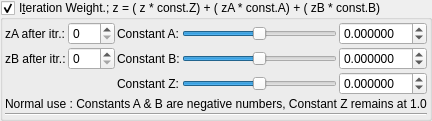
    <widget class="MyGroupBox" name="groupCheck_transf_function_enabled_false">
     <property name="title">
      <string>I&amp;teration Weight.; z = ( z * const.Z) + ( zA * const.A) + ( zB * const.B)</string>
     </property>
     <property name="checkable">
      <bool>true</bool>
     </property>
     <layout class="QVBoxLayout" name="verticalLayout_20" stretch="0,0">
      <property name="spacing">
       <number>2</number>
      </property>
      <property name="leftMargin">
       <number>2</number>
      </property>
      <property name="topMargin">
       <number>2</number>
      </property>
      <property name="rightMargin">
       <number>2</number>
      </property>
      <property name="bottomMargin">
       <number>2</number>
      </property>
      <item>
       <layout class="QGridLayout" name="gridLayout_31">
        <property name="spacing">
         <number>2</number>
        </property>
        <item row="0" column="2">
         <widget class="QLabel" name="label_39">
          <property name="text">
           <string>Constant A:</string>
          </property>
         </widget>
        </item>
        <item row="0" column="0">
         <widget class="QLabel" name="label_76">
          <property name="text">
           <string>zA after itr.:</string>
          </property>
         </widget>
        </item>
        <item row="2" column="2">
         <widget class="QLabel" name="label_63">
          <property name="text">
           <string>Constant Z:</string>
          </property>
         </widget>
        </item>
        <item row="2" column="4">
         <widget class="MyDoubleSpinBox" name="spinbox_transf_scale_1">
          <property name="sizePolicy">
           <sizepolicy hsizetype="Minimum" vsizetype="Maximum">
            <horstretch>0</horstretch>
            <verstretch>0</verstretch>
           </sizepolicy>
          </property>
          <property name="prefix">
           <string/>
          </property>
          <property name="suffix">
           <string/>
          </property>
          <property name="decimals">
           <number>6</number>
          </property>
          <property name="minimum">
           <double>-99.989999999999995</double>
          </property>
          <property name="maximum">
           <double>99.989999999999995</double>
          </property>
          <property name="singleStep">
           <double>0.100000000000000</double>
          </property>
         </widget>
        </item>
        <item row="2" column="3">
         <widget class="QSlider" name="slider_transf_scale_1">
          <property name="sizePolicy">
           <sizepolicy hsizetype="Expanding" vsizetype="Maximum">
            <horstretch>0</horstretch>
            <verstretch>0</verstretch>
           </sizepolicy>
          </property>
          <property name="minimum">
           <number>-5000000</number>
          </property>
          <property name="maximum">
           <number>5000000</number>
          </property>
          <property name="singleStep">
           <number>1</number>
          </property>
          <property name="orientation">
           <enum>Qt::Horizontal</enum>
          </property>
         </widget>
        </item>
        <item row="1" column="3">
         <widget class="QSlider" name="slider_transf_offset_0">
          <property name="sizePolicy">
           <sizepolicy hsizetype="Expanding" vsizetype="Maximum">
            <horstretch>0</horstretch>
            <verstretch>0</verstretch>
           </sizepolicy>
          </property>
          <property name="minimum">
           <number>-5000000</number>
          </property>
          <property name="maximum">
           <number>5000000</number>
          </property>
          <property name="singleStep">
           <number>1</number>
          </property>
          <property name="orientation">
           <enum>Qt::Horizontal</enum>
          </property>
         </widget>
        </item>
        <item row="1" column="2">
         <widget class="QLabel" name="label_43">
          <property name="text">
           <string>Constant B:</string>
          </property>
         </widget>
        </item>
        <item row="1" column="0">
         <widget class="QLabel" name="label_77">
          <property name="text">
           <string>zB after itr.:</string>
          </property>
         </widget>
        </item>
        <item row="1" column="1">
         <widget class="MySpinBox" name="spinboxInt_transf_int_B">
          <property name="sizePolicy">
           <sizepolicy hsizetype="Minimum" vsizetype="Maximum">
            <horstretch>0</horstretch>
            <verstretch>0</verstretch>
           </sizepolicy>
          </property>
          <property name="maximum">
           <number>250</number>
          </property>
         </widget>
        </item>
        <item row="1" column="4">
         <widget class="MyDoubleSpinBox" name="spinbox_transf_offset_0">
          <property name="sizePolicy">
           <sizepolicy hsizetype="Minimum" vsizetype="Maximum">
            <horstretch>0</horstretch>
            <verstretch>0</verstretch>
           </sizepolicy>
          </property>
          <property name="prefix">
           <string/>
          </property>
          <property name="suffix">
           <string/>
          </property>
          <property name="decimals">
           <number>6</number>
          </property>
          <property name="minimum">
           <double>-99.989999999999995</double>
          </property>
          <property name="maximum">
           <double>99.989999999999995</double>
          </property>
          <property name="singleStep">
           <double>0.100000000000000</double>
          </property>
         </widget>
        </item>
        <item row="0" column="4">
         <widget class="MyDoubleSpinBox" name="spinbox_transf_offset">
          <property name="sizePolicy">
           <sizepolicy hsizetype="Minimum" vsizetype="Maximum">
            <horstretch>0</horstretch>
            <verstretch>0</verstretch>
           </sizepolicy>
          </property>
          <property name="prefix">
           <string/>
          </property>
          <property name="suffix">
           <string/>
          </property>
          <property name="decimals">
           <number>6</number>
          </property>
          <property name="minimum">
           <double>-99.989999999999995</double>
          </property>
          <property name="maximum">
           <double>99.989999999999995</double>
          </property>
          <property name="singleStep">
           <double>0.100000000000000</double>
          </property>
         </widget>
        </item>
        <item row="0" column="1">
         <widget class="MySpinBox" name="spinboxInt_transf_int_A">
          <property name="sizePolicy">
           <sizepolicy hsizetype="Minimum" vsizetype="Maximum">
            <horstretch>0</horstretch>
            <verstretch>0</verstretch>
           </sizepolicy>
          </property>
          <property name="minimum">
           <number>0</number>
          </property>
          <property name="maximum">
           <number>250</number>
          </property>
          <property name="value">
           <number>0</number>
          </property>
         </widget>
        </item>
        <item row="3" column="0" colspan="5">
         <widget class="QLabel" name="label">
          <property name="text">
           <string>Normal use : Constants A &amp; B are negative numbers, Constant Z remains at 1.0</string>
          </property>
         </widget>
        </item>
        <item row="0" column="3">
         <widget class="QSlider" name="slider_transf_offset">
          <property name="sizePolicy">
           <sizepolicy hsizetype="Expanding" vsizetype="Maximum">
            <horstretch>0</horstretch>
            <verstretch>0</verstretch>
           </sizepolicy>
          </property>
          <property name="minimum">
           <number>-5000000</number>
          </property>
          <property name="maximum">
           <number>5000000</number>
          </property>
          <property name="singleStep">
           <number>1</number>
          </property>
          <property name="orientation">
           <enum>Qt::Horizontal</enum>
          </property>
         </widget>
        </item>
       </layout>
      </item>
      <item>
       <widget class="Line" name="line_8">
        <property name="orientation">
         <enum>Qt::Horizontal</enum>
        </property>
       </widget>
      </item>
     </layout>
    </widget>
